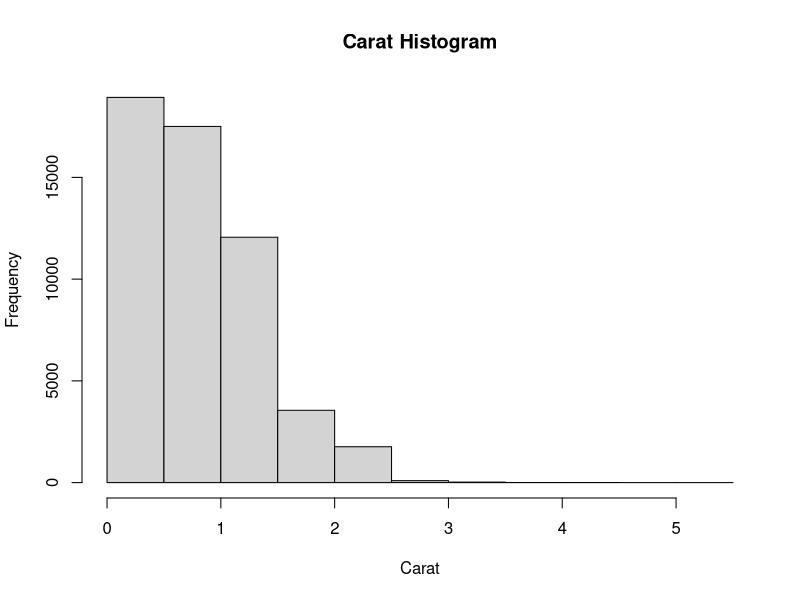
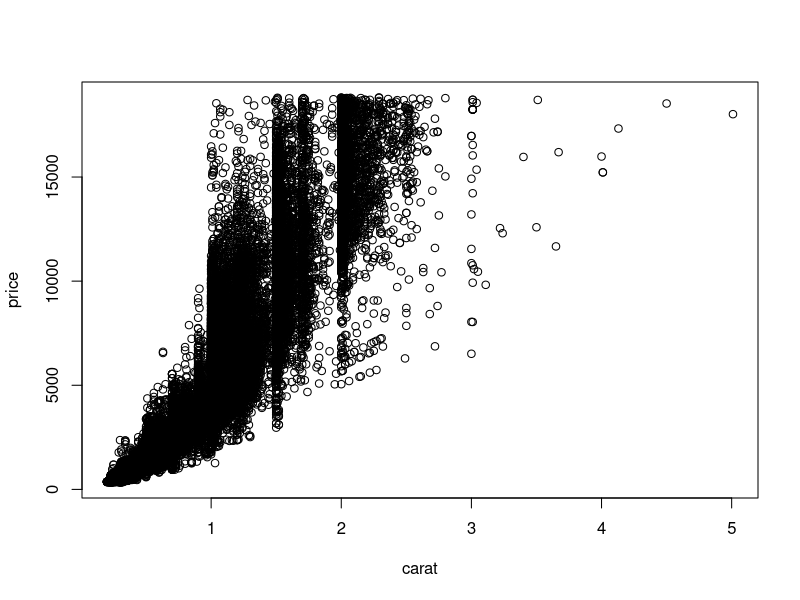
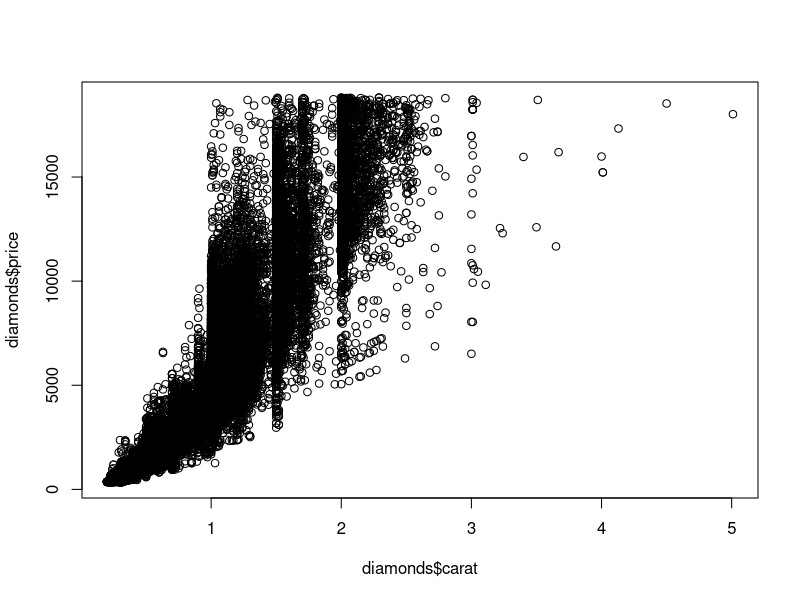
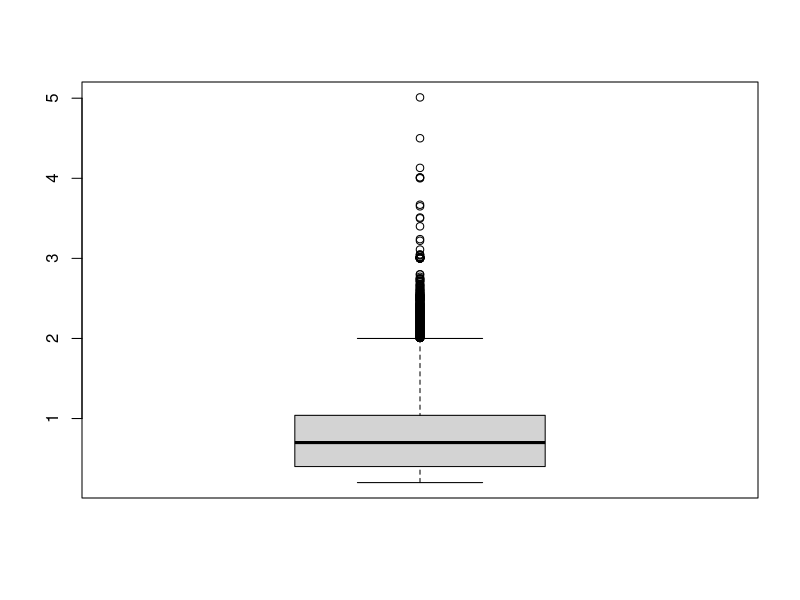

Source code (R) for these figures, in order:
require(ggplot2)
data(diamonds) # load diamonds data 
head(diamonds)

# histogram
# carat(克拉),鑽石重量的直方圖
# main is plot title, xlab is name of x-axis
hist(diamonds$carat, main = "Carat Histogram", xlab = "Carat") 

# scatter plot
# price(價格) 和 carat(重量)的關係散佈圖
# price ~ carat == y ~ x, price是y軸，carat是x軸
plot(price ~ carat, data = diamonds)

# same as plot(price ~ carat, data = diamonds)
plot(diamonds$carat, diamonds$price)

# boxplot
boxplot(diamonds$carat)
